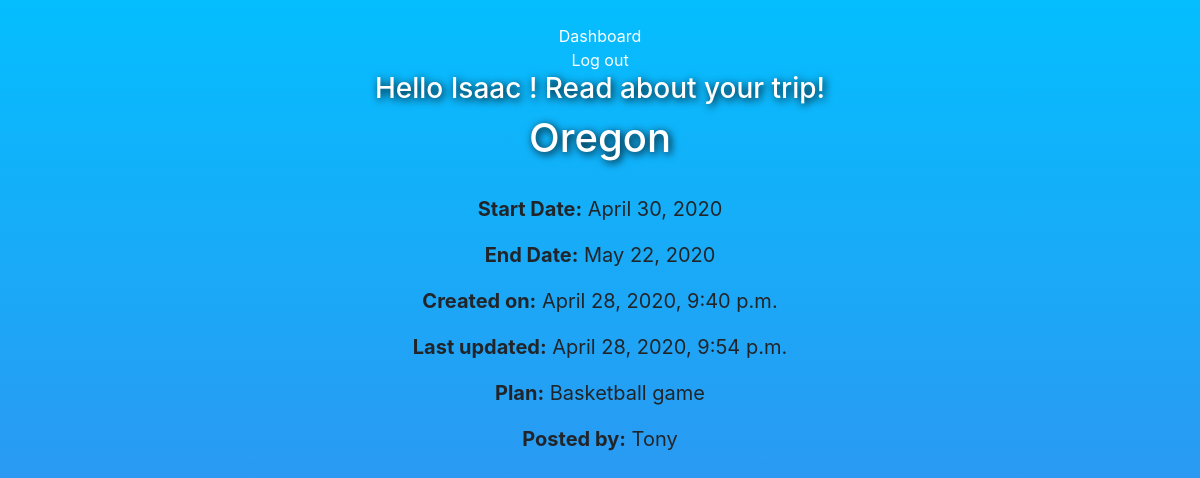
Screenshot of /trips/8 (signed in) with the database file from the repository.
### main/models.py (models this page shows)
class User(models.Model):
    first_name=models.CharField(max_length=100)
    last_name=models.CharField(max_length=100)
    email=models.EmailField(max_length=100)
    password=models.CharField(max_length=100)
    created_at=models.DateTimeField(auto_now_add=True)
    updated_at=models.DateTimeField(auto_now=True)
    objects=UserManager()

class Trip(models.Model):
    destination=models.CharField(max_length=100)
    start_date=models.DateField()
    end_date=models.DateField()
    plan=models.TextField()
    created_at=models.DateTimeField(auto_now_add=True)
    updated_at=models.DateTimeField(auto_now=True)
    user=models.ForeignKey(User, on_delete=models.CASCADE) #1 user has many trips
    objects=TripManager()

### main/views.py (the view)
# urls.py: path("trips/<int:trip_id>", views.view_trip_page),
def view_trip_page(request, trip_id):
    context={
        "trip": Trip.objects.get(id=trip_id),
        "user": User.objects.get(id=request.session["user_id"])
    }
    return render(request, "view_trip_page.html", context)

### main/templates/view_trip_page.html (shortened to what this page needs)
<link rel="stylesheet" href="https://stackpath.bootstrapcdn.com/bootstrap/4.5.1/css/bootstrap.min.css">
<!DOCTYPE html>
<html lang="en">
<head>
</head>
<body>
<div class="col-xs-1" align="center">
    <br>
    <a href="/dashboard">Dashboard</a>
    <br>
    <a href="/logout">Log out</a>
    <br>
    <h3>Hello {{user.first_name}} ! Read about your trip!</h3>
    <h1>{{trip.destination}}</h1>
    <br>
    <p><b>Start Date:</b> {{trip.start_date}}</p>
    <p><b>End Date:</b> {{trip.end_date}}</p>
    <p><b>Created on:</b> {{trip.created_at}}</p>
    <p><b>Last updated:</b> {{trip.updated_at}}</p>
    <p><b>Plan:</b> {{trip.plan}}</p>
    <p><b>Posted by:</b> {{trip.user.first_name}}</p>
</div>
</body>
</html>

### main/templates/view_trip_page.html (style rules this page uses)
body { background-image: linear-gradient(to top, #4481eb 0%, #04befe 100%); }
a { color: white; }
h3 { color: white; text-shadow: 2px 2px 8px #000000; }
h1 { color: white; text-shadow: 2px 2px 8px #000000; }
p { font-size: 20px; }

### rows the page displays
User: first_name "Isaac"
Trip: destination "Oregon", start_date "April 30, 2020", end_date "May 22, 2020", created_at "April 28, 2020, 9:40 p.m.", updated_at "April 28, 2020, 9:54 p.m.", plan "Basketball game", user.first_name "Tony"
